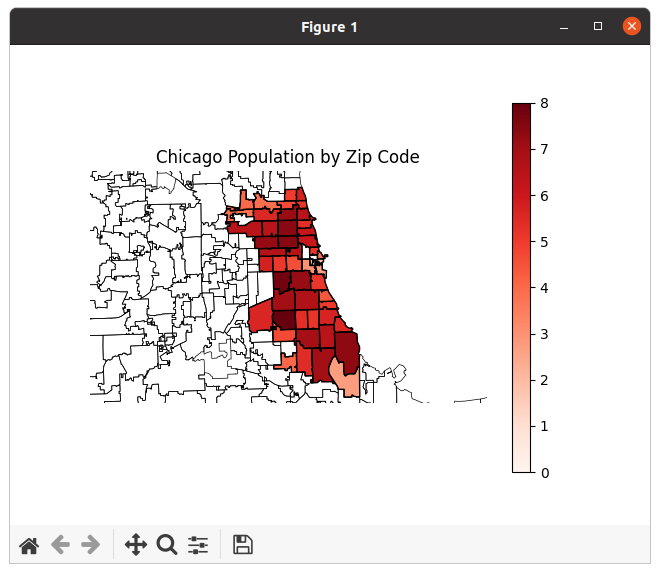

Generate this figure with Python:
"""
Plot a map of Chicago census data by zip code.
"""

from mpl_toolkits.basemap import Basemap
from matplotlib.collections import LineCollection
import matplotlib as mpl
from matplotlib.colors import rgb2hex
import matplotlib.pyplot as plt
import numpy as np
import pandas as pd
import os


# Read in population data.
DF = pd.read_csv("./ChicagoPopulation.csv")

# Define the color scheme to use such a Reds, Blues, Greens, or Purples.
colormap = plt.cm.Reds

# Subdirectory where the census border information is stored.
# (Unzip the data to this subdirectory.)
us_shape_file_dir = "./cb_2016_us_zcta510_500k"
os.chdir(us_shape_file_dir)

# Set the lat/long boundaries for the map.
# (We are looking at the Chicago area here.)
lowerlon = -88.2 
upperlon = -87.2
lowerlat = 41.62
upperlat = 42.05


m = Basemap(
    llcrnrlon=lowerlon,
    llcrnrlat=lowerlat,
    urcrnrlon=upperlon,
    urcrnrlat=upperlat,
    projection="lcc",
    resolution="c",
    lat_0=lowerlat,
    lat_1=upperlat,
    lon_0=lowerlon,
    lon_1=upperlon
    )

# This seems to be legacy code from plots of states.
shp_info = m.readshapefile(
    os.path.basename(us_shape_file_dir),'states',drawbounds=True
    )

# Convert integer ZIP5 field to character dtype.
DF['ZIP5'] = DF['ZIP5'].astype(str)

# Read population density info into popdens dict.
# Take square root of actual density for better color mapping.
popdens = {
    str(i):np.sqrt(j) for (i, j) in zip(DF.ZIP5.values,DF.POPULATION.values)
    }

# Choose a color for each zip code based on population density. Range
# vmin-vmax has arbitrarily been set to 0-6.
# You can experiment with other ranges.
ziplist = []
colors  = {}
vmin    = 0.
vmax    = 8.


# Filter m.states_info to only Chicago zipcodes.
#
# This may need to be reworked because in our case the data file
# only includes zip codes we want to plot anyway.
zip_info   = m.states_info
popdiv     = (max(popdens.values())/(vmax-vmin))
popdensscl = {i:(j/popdiv) for (i,j) in popdens.items()}


for d in zip_info:
    iterzip = d["ZCTA5CE10"]
    if iterzip in popdensscl.keys():
        iterpop = popdensscl.get(iterzip,0)
        colors[iterzip] = colormap(iterpop/vmax)[:3]
    ziplist.append(iterzip)


for nshape,seg in enumerate(m.states):
    i, j = zip(*seg)
    if ziplist[nshape] in popdensscl.keys():
        color = rgb2hex(colors[ziplist[nshape]])
        edgecolor = "#000000"
        plt.fill(i,j,color,edgecolor=edgecolor);


# (Optional) Print the colorbar legend.
sm = plt.cm.ScalarMappable(
    cmap=colormap,norm=mpl.colors.Normalize(vmin=vmin, vmax=vmax)
    )

mm = plt.cm.ScalarMappable(cmap=colormap)
mm.set_array([vmin, vmax])
plt.colorbar(mm,ticks=np.arange(vmin, vmax+1, 1),orientation="vertical")
plt.title("Chicago Population by Zip Code")
plt.gca().axis("off")
plt.show()
